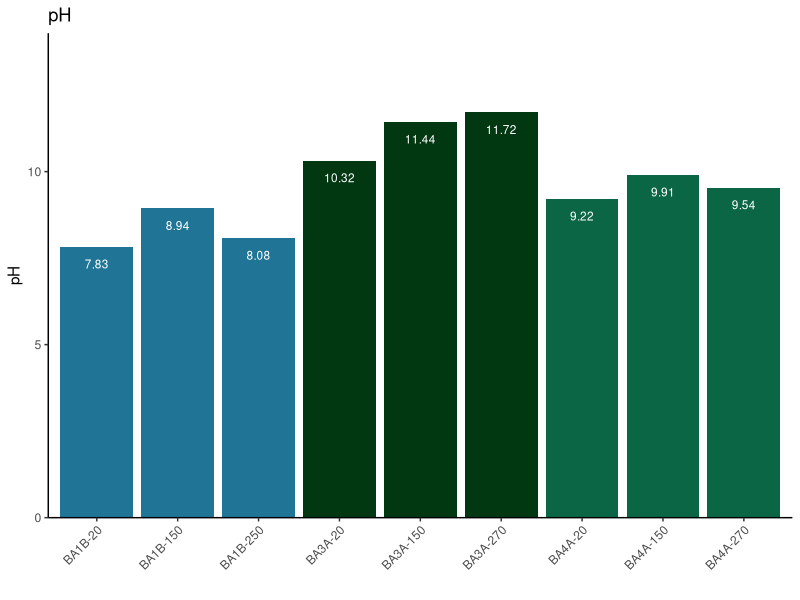
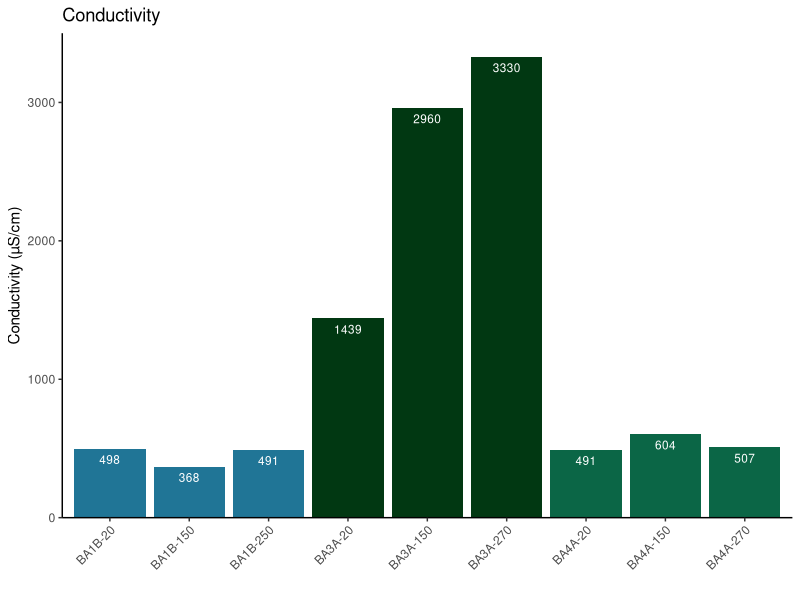
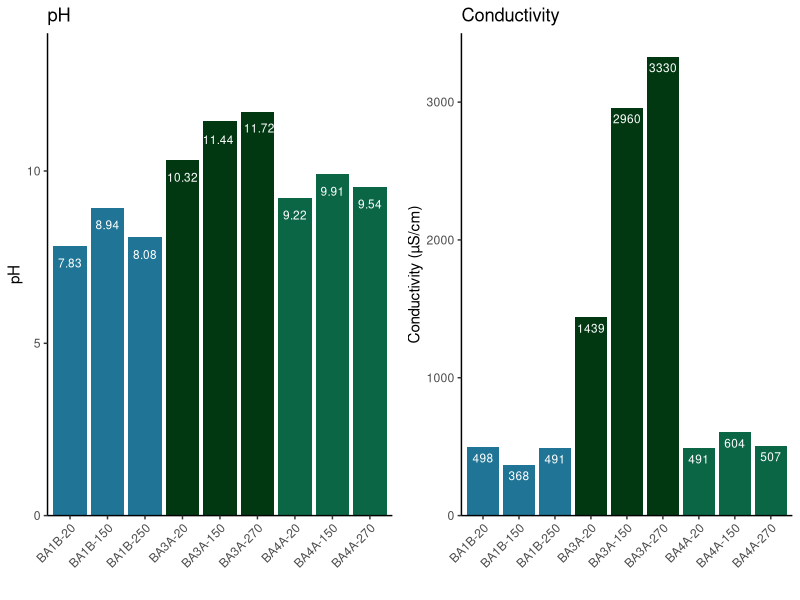

These figures' R source, in order:
## ---- chunk 1
library(tidyverse)
## ---- chunk 2
om23 <- readxl::read_excel("data/OM23_field_data.xlsx") |> 
  group_by(well) |> 
  mutate(condition = fct_reorder(.f = condition, .x = depth))

well_palette <- c("#207596", "#013812", "#0b6646")
## ---- chunk 3
p_pH <- om23 |> 
  filter(!well %in% c("NSHQ14", "BA1D"), depth %in% c(20, 150, 250, 270)) |> 
  #mutate(well = fct_relevel(well, c("BA1B", "BA4A", "BA3A"))) |> 
  ggplot(
  aes(
    x = condition,
    y = pH,
    fill = well,
    label = pH
  )
) +
  geom_col() +
  scale_y_continuous(expand = c(0,0), limits = c(0, 14)) +
  scale_fill_manual(values = well_palette) +
  ggrepel::geom_text_repel(
    nudge_y = -0.5,
    color = "white",
    segment.color = NA,
    segment.curvature = 1,
    size = 3) +
  theme_classic() +
  labs(
    x = "",
    fill = "",
    title = "pH"
  ) +
  theme(
    axis.text.x = element_text(angle = 45, hjust = 1),
    legend.position = "none"
  )
p_pH
## ---- chunk 4
p_cond <- om23 |> 
  filter(!well %in% c("NSHQ14", "BA1D"), depth %in% c(20, 150, 250, 270)) |> 
  ggplot(
  aes(
    x = condition,
    y = `conductivity (µS/cm)`,
    fill = well,
    label = `conductivity (µS/cm)`
  )
) +
  geom_col() +
  scale_y_continuous(expand = c(0,0), limits = c(0, 3500)) +
  scale_fill_manual(values = well_palette) +
  ggrepel::geom_text_repel(
    nudge_y = -10,
    color = "white",
    segment.color = NA,
    segment.curvature = 1,
    size = 3) +
  theme_classic() +
  labs(
    x = "",
    fill = "",
    y = "Conductivity (µS/cm)",
    title = "Conductivity"
  ) +
  theme(
    axis.text.x = element_text(angle = 45, hjust = 1),
    legend.position = "none"
  )
p_cond
## ---- chunk 5
cowplot::plot_grid(p_pH, p_cond)
